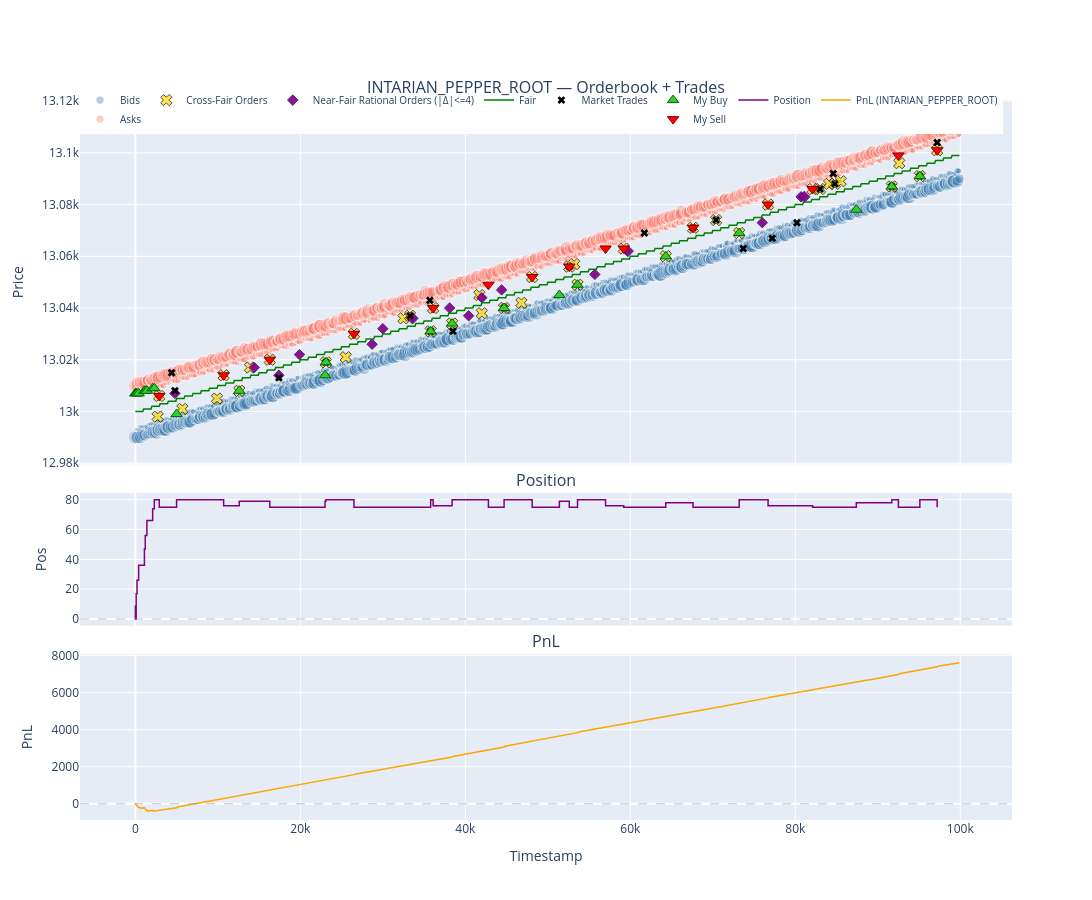

Notebook code cell kept with this figure:
### Code cell
fig = plot_review("INTARIAN_PEPPER_ROOT")
fig.show()

### Figure 1 — Plotly figure (JSON) as saved in the notebook; plotly's stock layout.template omitted (floating-point values rounded to 4 significant figures; data arrays with more than 128 entries replaced by an {"elided": "..."} marker saying what was removed)
{"data": [{"customdata": {"elided": "1639x2 int values"}, "hovertemplate": "t=%{x}<br>p=%{y}<br>px=%{customdata[0]}<br>qty=%{customdata[1]}<extra>Bid</extra>", "legendgroup": "ob", "marker": {"color": "steelblue", "opacity": 0.4, "size": {"elided": "1639 float values"}}, "mode": "markers", "name": "Bids", "type": "scatter", "x": {"elided": "1639 int values"}, "xaxis": "x", "y": {"elided": "1639 int values"}, "yaxis": "y"}, {"customdata": {"elided": "1615x2 int values"}, "hovertemplate": "t=%{x}<br>p=%{y}<br>px=%{customdata[0]}<br>qty=%{customdata[1]}<extra>Ask</extra>", "legendgroup": "ob", "marker": {"color": "salmon", "opacity": 0.4, "size": {"elided": "1615 float values"}}, "mode": "markers", "name": "Asks", "type": "scatter", "x": {"elided": "1615 int values"}, "xaxis": "x", "y": {"elided": "1615 int values"}, "yaxis": "y"}, {"customdata": [[12998, 8], [13006, 8], [13001, 5], [13005, 8], [13014, 4], [13008, 3], [13017, 4], [13020, 5], [13019, 4], [13021, 6], [13030, 6], [13036, 4], [13037, 7], [13031, 7], [13040, 4], [13034, 8], [13045, 5], [13038, 8], [13040, 8], [13042, 8], [13052, 7], [13056, 8], [13057, 5], [13049, 5], [13063, 8], [13060, 3], [13071, 4], [13074, 5], [13069, 5], [13080, 4], [13086, 8], [13086, 6], [13088, 8], [13088, 5], [13089, 8], [13087, 8], [13096, 4], [13091, 8], [13101, 7]], "hovertemplate": "t=%{x}<br>p=%{y}<br>px=%{customdata[0]}<br>qty=%{customdata[1]}<extra>Cross-Fair</extra>", "legendgroup": "irr", "marker": {"color": "gold", "line": {"color": "black", "width": 1}, "size": [10, 10, 10, 10, 10, 10, 10, 10, 10, 10, 10, 10, 10, 10, 10, 10, 10, 10, 10, 10, 10, 10, 10, 10, 10, 10, 10, 10, 10, 10, 10, 10, 10, 10, 10, 10, 10, 10, 10], "symbol": "x"}, "mode": "markers", "name": "Cross-Fair Orders", "type": "scatter", "x": [2700, 2900, 5700, 9900, 10700, 12600, 13900, 16300, 23100, 25500, 26500, 32500, 33300, 35800, 36100, 38400, 41700, 42000, 44700, 46800, 48100, 52600, 53200, 53600, 59200, 64300, 67600, 70400, 73200, 76700, 82100, 83000, 84100, 84800, 85500, 91700, 92600, 95100, 97200], "xaxis": "x", "y": [12998, 13006, 13001, 13005, 13014, 13008, 13017, 13020, 13019, 13021, 13030, 13036, 13037, 13031, 13040, 13034, 13045, 13038, 13040, 13042, 13052, 13056, 13057, 13049, 13063, 13060, 13071, 13074, 13069, 13080, 13086, 13086, 13088, 13088, 13089, 13087, 13096, 13091, 13101], "yaxis": "y"}, {"customdata": [[13007, 4], [13017, 11], [13014, 6], [13022, 11], [13026, 11], [13032, 11], [13036, 12], [13040, 9], [13037, 8], [13044, 10], [13047, 11], [13053, 8], [13062, 12], [13073, 7], [13083, 6], [13083, 12]], "hovertemplate": "t=%{x}<br>p=%{y}<br>px=%{customdata[0]}<br>qty=%{customdata[1]}<extra>Near-Fair</extra>", "legendgroup": "near", "marker": {"color": "purple", "line": {"color": "indigo", "width": 1}, "opacity": 0.9, "size": [8, 8, 8, 8, 8, 8, 8.64, 8, 8, 8, 8, 8, 8.64, 8, 8, 8.64], "symbol": "diamond"}, "mode": "markers", "name": "Near-Fair Rational Orders (|Δ|<=4)", "type": "scatter", "x": [4800, 14400, 17400, 19900, 28700, 30000, 33600, 38100, 40400, 42000, 44400, 55700, 59700, 76000, 80700, 81100], "xaxis": "x", "y": [13007, 13017, 13014, 13022, 13026, 13032, 13036, 13040, 13037, 13044, 13047, 13053, 13062, 13073, 13083, 13083], "yaxis": "y"}, {"legendgroup": "fair", "line": {"color": "green", "width": 1.5}, "mode": "lines", "name": "Fair", "type": "scatter", "x": {"elided": "1000 int values"}, "xaxis": "x", "y": {"elided": "1000 int values"}, "yaxis": "y"}, {"customdata": [5, 3, 3, 3, 7, 7, 2, 5, 3, 4, 6, 1, 5, 4, 3, 5, 6, 6, 5, 6, 3, 7], "hovertemplate": "t=%{x}<br>p=%{y}<br>qty=%{customdata}<extra>Mkt</extra>", "legendgroup": "mkt", "marker": {"color": "black", "size": 7, "symbol": "x"}, "mode": "markers", "name": "Market Trades", "type": "scatter", "x": [4400, 4800, 17400, 23100, 33300, 35700, 35800, 38500, 44700, 52600, 61700, 67600, 70400, 73700, 77200, 80200, 83000, 84600, 84800, 91700, 95100, 97200], "xaxis": "x", "y": [13015, 13008, 13013, 13019, 13037, 13043, 13031, 13031, 13040, 13056, 13069, 13071, 13074, 13063, 13067, 13073, 13086, 13092, 13088, 13087, 13091, 13104], "yaxis": "y"}, {"customdata": [9, 8, 9, 10, 11, 9, 10, 8, 6, 5, 3, 4, 1, 5, 4, 5, 4, 5, 3, 5, 3, 2, 5], "hovertemplate": "t=%{x}<br>p=%{y}<br>qty=%{customdata}<extra>My Buy</extra>", "legendgroup": "my", "marker": {"color": "limegreen", "line": {"color": "darkgreen", "width": 1}, "size": 10, "symbol": "triangle-up"}, "mode": "markers", "name": "My Buy", "type": "scatter", "x": [0, 100, 200, 400, 1100, 1200, 1400, 2100, 2300, 5000, 12600, 23000, 23100, 35800, 38400, 44700, 51400, 53600, 64300, 73200, 87400, 91700, 95100], "xaxis": "x", "y": [13007, 13007, 13007, 13007, 13008, 13008, 13008, 13009, 13009, 12999, 13008, 13014, 13019, 13031, 13034, 13040, 13045, 13049, 13060, 13069, 13078, 13087, 13091], "yaxis": "y"}, {"customdata": [5, 4, 4, 5, 4, 5, 5, 4, 4, 1, 3, 4, 1, 5, 5], "hovertemplate": "t=%{x}<br>p=%{y}<br>qty=%{customdata}<extra>My Sell</extra>", "legendgroup": "my", "marker": {"color": "red", "line": {"color": "darkred", "width": 1}, "size": 10, "symbol": "triangle-down"}, "mode": "markers", "name": "My Sell", "type": "scatter", "x": [2900, 10700, 16300, 26500, 36100, 42800, 48100, 52600, 57000, 59200, 67600, 76700, 82100, 92500, 97200], "xaxis": "x", "y": [13006, 13014, 13020, 13030, 13040, 13049, 13052, 13056, 13063, 13063, 13071, 13080, 13086, 13099, 13101], "yaxis": "y"}, {"hovertemplate": "t=%{x}<br>pos=%{y}<extra></extra>", "legendgroup": "pos", "line": {"color": "purple", "shape": "hv", "width": 1.5}, "mode": "lines", "name": "Position", "type": "scatter", "x": [0, 0, 100, 200, 400, 1100, 1200, 1400, 2100, 2300, 2900, 5000, 10700, 12600, 16300, 23000, 23100, 26500, 35800, 36100, 38400, 42800, 44700, 48100, 51400, 52600, 53600, 57000, 59200, 64300, 67600, 73200, 76700, 82100, 87400, 91700, 92500, 95100, 97200], "xaxis": "x2", "y": [9, 0, 17, 26, 36, 47, 56, 66, 74, 80, 75, 80, 76, 79, 75, 79, 80, 75, 80, 76, 80, 75, 80, 75, 79, 75, 80, 76, 75, 78, 75, 80, 76, 75, 78, 80, 75, 80, 75], "yaxis": "y2"}, {"hovertemplate": "t=%{x}<br>PnL=%{y:.1f}<extra></extra>", "legendgroup": "pnl", "line": {"color": "orange", "width": 1.5}, "mode": "lines", "name": "PnL (INTARIAN_PEPPER_ROOT)", "type": "scatter", "x": {"elided": "1000 int values"}, "xaxis": "x3", "y": {"elided": "1000 float values"}, "yaxis": "y3"}], "layout": {"annotations": [{"font": {"size": 16}, "showarrow": false, "text": "INTARIAN_PEPPER_ROOT — Orderbook + Trades", "x": 0.5, "xanchor": "center", "xref": "paper", "y": 1, "yanchor": "bottom", "yref": "paper"}, {"font": {"size": 16}, "showarrow": false, "text": "Position", "x": 0.5, "xanchor": "center", "xref": "paper", "y": 0.454, "yanchor": "bottom", "yref": "paper"}, {"font": {"size": 16}, "showarrow": false, "text": "PnL", "x": 0.5, "xanchor": "center", "xref": "paper", "y": 0.23, "yanchor": "bottom", "yref": "paper"}], "height": 900, "hovermode": "x unified", "legend": {"font": {"size": 10}, "orientation": "h", "x": 0, "y": 1.02}, "shapes": [{"line": {"color": "gray", "dash": "dash", "width": 0.5}, "type": "line", "x0": 0, "x1": 1, "xref": "x2 domain", "y0": 0, "y1": 0, "yref": "y2"}, {"line": {"color": "gray", "dash": "dash", "width": 0.5}, "type": "line", "x0": 0, "x1": 1, "xref": "x3 domain", "y0": 0, "y1": 0, "yref": "y3"}], "width": 1200, "xaxis": {"anchor": "y", "domain": [0, 1], "matches": "x3", "showticklabels": false}, "xaxis2": {"anchor": "y2", "domain": [0, 1], "matches": "x3", "showticklabels": false}, "xaxis3": {"anchor": "y3", "domain": [0, 1], "title": {"text": "Timestamp"}}, "yaxis": {"anchor": "x", "domain": [0.494, 1], "title": {"text": "Price"}}, "yaxis2": {"anchor": "x2", "domain": [0.27, 0.454], "title": {"text": "Pos"}}, "yaxis3": {"anchor": "x3", "domain": [0, 0.23], "title": {"text": "PnL"}}}}
